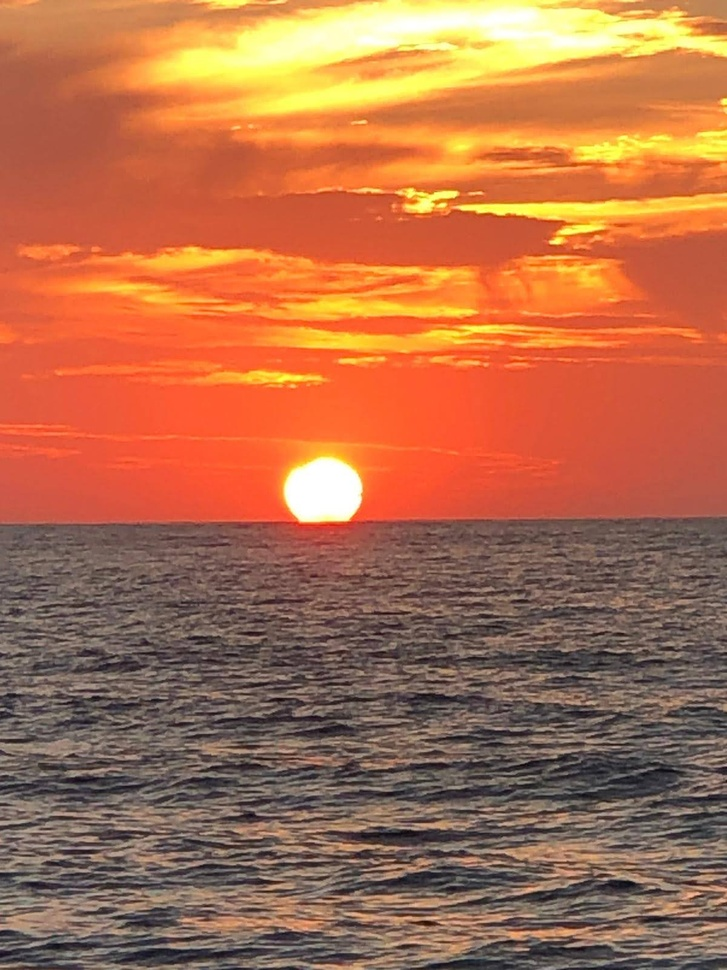
#> input picture conv_pool/data/sunset.jpg, 727 x 970 px, shrunk from 1200 x 1600 before the run
$ jupyter execute --allow-errors convolution.ipynb   (shell and % lines are left out)
#> lines starting #> are read from the running program, lines starting #| are printed output that depends on the picture
[cell 1]
import numpy as np
import matplotlib.pyplot as plt
from skimage import color
from skimage import io

#> (a cell that did not finish here is left out)

[cell 3]
img = io.imread('./data/sunset.jpg')
#> img is the input picture: shape (970, 727, 3); mean R, G, B 175.6, 110, 75.6
img = color.rgb2gray(img)
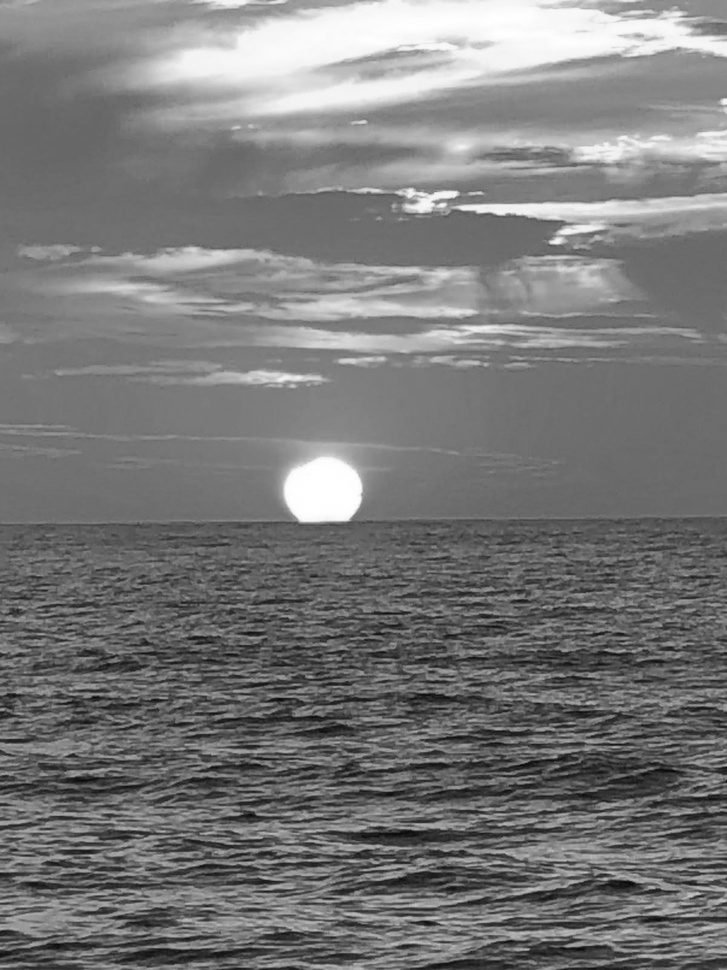
#> img: shape (970, 727) float64; min 0.0134, max 1, mean 0.476
#> (the rest of this cell did not finish here and is left out)


$ run again, with conv_pool/data/img.jpeg copied over conv_pool/data/sunset.jpg
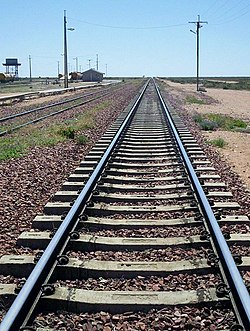
#> input picture conv_pool/data/img.jpeg, 250 x 331 px
#> img is the input picture: shape (331, 250, 3); mean R, G, B 120.3, 126.2, 130.1
#> `img = color.rgb2gray(img)`:
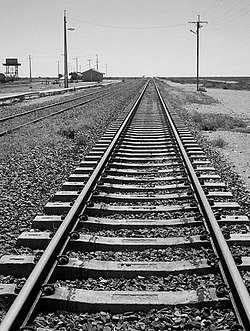
#> img: shape (331, 250) float64; min 0, max 1, mean 0.491
